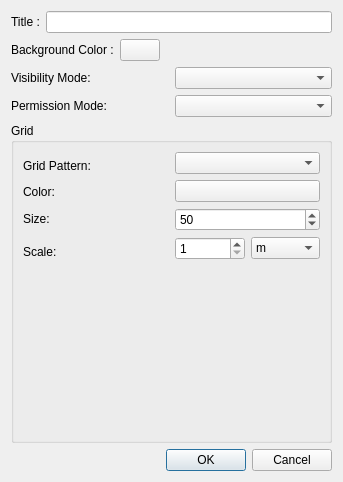
<?xml version="1.0" encoding="UTF-8"?>
<ui version="4.0">
 <class>MapWizzardDialog</class>
 <widget class="QDialog" name="MapWizzardDialog">
  <property name="geometry">
   <rect>
    <x>0</x>
    <y>0</y>
    <width>343</width>
    <height>482</height>
   </rect>
  </property>
  <property name="windowTitle">
   <string>Map Wizzard</string>
  </property>
  <property name="styleSheet">
   <string notr="true"/>
  </property>
  <property name="locale">
   <locale language="English" country="UnitedStates"/>
  </property>
  <layout class="QVBoxLayout" name="verticalLayout">
   <item>
    <layout class="QHBoxLayout" name="horizontalLayout">
     <item>
      <widget class="QLabel" name="m_titleLabel">
       <property name="locale">
        <locale language="English" country="UnitedStates"/>
       </property>
       <property name="text">
        <string>Title :</string>
       </property>
       <property name="buddy">
        <cstring>m_titleLineedit</cstring>
       </property>
      </widget>
     </item>
     <item>
      <widget class="QLineEdit" name="m_titleLineedit"/>
     </item>
    </layout>
   </item>
   <item>
    <layout class="QHBoxLayout" name="horizontalLayout_2">
     <item>
      <widget class="QLabel" name="m_colorLabel">
       <property name="locale">
        <locale language="English" country="UnitedStates"/>
       </property>
       <property name="text">
        <string>Background Color :</string>
       </property>
       <property name="buddy">
        <cstring>m_colorButton</cstring>
       </property>
      </widget>
     </item>
     <item>
      <widget class="ColorButton" name="m_colorButton">
       <property name="autoFillBackground">
        <bool>false</bool>
       </property>
       <property name="styleSheet">
        <string notr="true"/>
       </property>
       <property name="locale">
        <locale language="English" country="UnitedStates"/>
       </property>
       <property name="text">
        <string/>
       </property>
       <property name="flat">
        <bool>false</bool>
       </property>
      </widget>
     </item>
     <item>
      <spacer name="horizontalSpacer_2">
       <property name="orientation">
        <enum>Qt::Horizontal</enum>
       </property>
       <property name="sizeHint" stdset="0">
        <size>
         <width>40</width>
         <height>20</height>
        </size>
       </property>
      </spacer>
     </item>
    </layout>
   </item>
   <item>
    <layout class="QHBoxLayout" name="horizontalLayout_3" stretch="0,0">
     <item>
      <widget class="QLabel" name="label_6">
       <property name="text">
        <string>Visibility Mode:</string>
       </property>
      </widget>
     </item>
     <item>
      <widget class="QComboBox" name="m_visibilityComboBox"/>
     </item>
    </layout>
   </item>
   <item>
    <layout class="QHBoxLayout" name="horizontalLayout_8">
     <item>
      <widget class="QLabel" name="label_5">
       <property name="text">
        <string>Permission Mode:</string>
       </property>
      </widget>
     </item>
     <item>
      <widget class="QComboBox" name="m_permissionComboBox"/>
     </item>
    </layout>
   </item>
   <item>
    <widget class="QGroupBox" name="groupBox_3">
     <property name="title">
      <string>Grid</string>
     </property>
     <layout class="QHBoxLayout" name="horizontalLayout_6">
      <item>
       <layout class="QVBoxLayout" name="verticalLayout_3">
        <item>
         <widget class="QLabel" name="label">
          <property name="sizePolicy">
           <sizepolicy hsizetype="Preferred" vsizetype="Preferred">
            <horstretch>0</horstretch>
            <verstretch>0</verstretch>
           </sizepolicy>
          </property>
          <property name="minimumSize">
           <size>
            <width>0</width>
            <height>27</height>
           </size>
          </property>
          <property name="maximumSize">
           <size>
            <width>16777215</width>
            <height>27</height>
           </size>
          </property>
          <property name="text">
           <string>Grid Pattern:</string>
          </property>
         </widget>
        </item>
        <item>
         <widget class="QLabel" name="label_4">
          <property name="text">
           <string>Color:</string>
          </property>
         </widget>
        </item>
        <item>
         <widget class="QLabel" name="label_2">
          <property name="minimumSize">
           <size>
            <width>0</width>
            <height>27</height>
           </size>
          </property>
          <property name="text">
           <string>Size:</string>
          </property>
         </widget>
        </item>
        <item>
         <widget class="QLabel" name="label_3">
          <property name="minimumSize">
           <size>
            <width>0</width>
            <height>27</height>
           </size>
          </property>
          <property name="text">
           <string>Scale:</string>
          </property>
         </widget>
        </item>
        <item>
         <spacer name="verticalSpacer_3">
          <property name="orientation">
           <enum>Qt::Vertical</enum>
          </property>
          <property name="sizeHint" stdset="0">
           <size>
            <width>20</width>
            <height>40</height>
           </size>
          </property>
         </spacer>
        </item>
       </layout>
      </item>
      <item>
       <layout class="QVBoxLayout" name="verticalLayout_2">
        <item>
         <widget class="QComboBox" name="m_gridPattern">
          <property name="minimumSize">
           <size>
            <width>0</width>
            <height>0</height>
           </size>
          </property>
         </widget>
        </item>
        <item>
         <widget class="ColorButton" name="m_gridColorBtn">
          <property name="text">
           <string/>
          </property>
         </widget>
        </item>
        <item>
         <widget class="QSpinBox" name="m_sizeGrid">
          <property name="minimum">
           <number>1</number>
          </property>
          <property name="maximum">
           <number>200</number>
          </property>
          <property name="value">
           <number>50</number>
          </property>
         </widget>
        </item>
        <item>
         <layout class="QHBoxLayout" name="horizontalLayout_5">
          <item>
           <widget class="QSpinBox" name="m_scaleOfGrid">
            <property name="minimum">
             <number>1</number>
            </property>
            <property name="maximum">
             <number>999</number>
            </property>
           </widget>
          </item>
          <item>
           <widget class="QComboBox" name="m_unitPattern">
            <item>
             <property name="text">
              <string>m</string>
             </property>
            </item>
            <item>
             <property name="text">
              <string>km</string>
             </property>
            </item>
            <item>
             <property name="text">
              <string>cm</string>
             </property>
            </item>
            <item>
             <property name="text">
              <string>mile</string>
             </property>
            </item>
            <item>
             <property name="text">
              <string>yard</string>
             </property>
            </item>
            <item>
             <property name="text">
              <string>inch</string>
             </property>
            </item>
            <item>
             <property name="text">
              <string>foot</string>
             </property>
            </item>
            <item>
             <property name="text">
              <string>px</string>
             </property>
            </item>
           </widget>
          </item>
         </layout>
        </item>
        <item>
         <spacer name="verticalSpacer_2">
          <property name="orientation">
           <enum>Qt::Vertical</enum>
          </property>
          <property name="sizeHint" stdset="0">
           <size>
            <width>20</width>
            <height>40</height>
           </size>
          </property>
         </spacer>
        </item>
       </layout>
      </item>
     </layout>
    </widget>
   </item>
   <item>
    <layout class="QHBoxLayout" name="horizontalLayout_10">
     <item>
      <spacer name="horizontalSpacer">
       <property name="orientation">
        <enum>Qt::Horizontal</enum>
       </property>
       <property name="sizeHint" stdset="0">
        <size>
         <width>228</width>
         <height>20</height>
        </size>
       </property>
      </spacer>
     </item>
     <item>
      <widget class="QDialogButtonBox" name="buttonBox">
       <property name="orientation">
        <enum>Qt::Horizontal</enum>
       </property>
       <property name="standardButtons">
        <set>QDialogButtonBox::Cancel|QDialogButtonBox::Ok</set>
       </property>
       <property name="centerButtons">
        <bool>true</bool>
       </property>
      </widget>
     </item>
    </layout>
   </item>
  </layout>
 </widget>
 <customwidgets>
  <customwidget>
   <class>ColorButton</class>
   <extends>QPushButton</extends>
   <header>common_widgets/colorbutton.h</header>
  </customwidget>
 </customwidgets>
 <resources/>
 <connections>
  <connection>
   <sender>buttonBox</sender>
   <signal>accepted()</signal>
   <receiver>MapWizzardDialog</receiver>
   <slot>accept()</slot>
   <hints>
    <hint type="sourcelabel">
     <x>308</x>
     <y>314</y>
    </hint>
    <hint type="destinationlabel">
     <x>157</x>
     <y>274</y>
    </hint>
   </hints>
  </connection>
  <connection>
   <sender>buttonBox</sender>
   <signal>rejected()</signal>
   <receiver>MapWizzardDialog</receiver>
   <slot>reject()</slot>
   <hints>
    <hint type="sourcelabel">
     <x>376</x>
     <y>320</y>
    </hint>
    <hint type="destinationlabel">
     <x>286</x>
     <y>274</y>
    </hint>
   </hints>
  </connection>
 </connections>
</ui>
